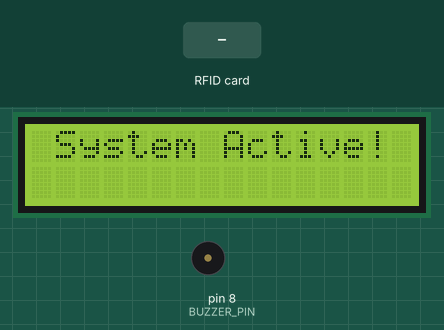
The sketch below on a simulated Arduino Uno, built with avr-gcc and run on an emulated ATmega328P. Parts: 16×2 character LCD, buzzer (waves = sounding, pin HIGH). The test bench sets the inputs (shaded band). Pins used as bus, display or sensor lines are not drawn; what the sketch prints to the serial monitor is not drawn.

Above: at 1.4 s.
1.5 s: RFID card 63 FD 50 27 held to the reader
At 3.0 s:
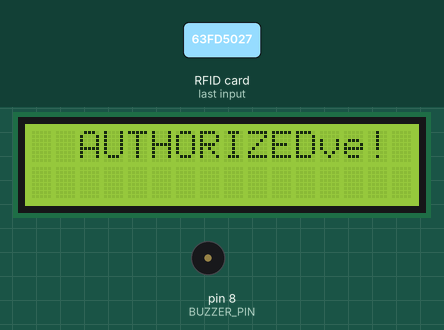
At 5.0 s:
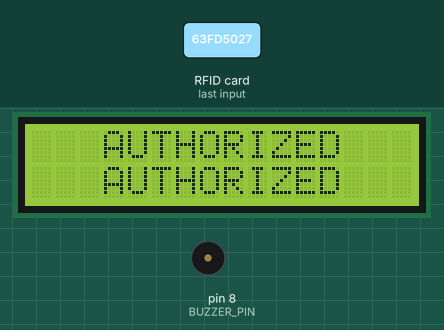
6.1 s: RFID card 73 DB 42 0D held to the reader
At 8.5 s:
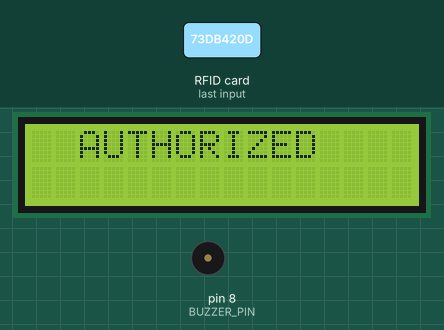
Timing chart, 0 to 10.0 s (numbered marks = the images above; inputs shaded):
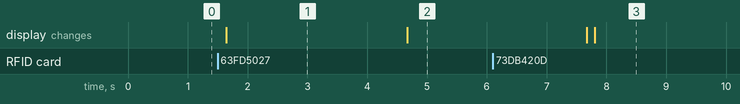

Measured:
- after the input at 1.5 s, the display: changes after 0.15 s (image 1)
- after the input at 6.1 s, the display: first differs from a run without the input after 1.7 s (image 3)
- what the display in image 1 shows lasts 3.1 s, from 1.6 s to 4.7 s

The sketch:

tag.ino
```cpp
#include<SPI.h>
#include<MFRC522.h>
#include <Wire.h>
#include <LiquidCrystal_I2C.h>

LiquidCrystal_I2C lcd(0x27, 16, 2); // set the LCD address to 0x27 for a 16 chars and 2 line display


//creating mfrc522 instance
#define RSTPIN 9
#define SSPIN 10
MFRC522 rc(SSPIN, RSTPIN);
const int BUZZER_PIN = 8;      // PB2


int readsuccess;

/* the following are the UIDs of the card which are authorised
    to know the UID of your card/tag use the example code 'DumpInfo'
    from the library mfrc522 it give the UID of the card as well as
    other information in the card on the serial monitor of the arduino*/

    //byte defcard[4]={0x32,0xD7,0x0F,0x2B}; // if you only want one card
byte defcard[][4]={{0x63,0xFD,0x50,0x27},{0x73,0xDB,0x42,0x0D}}; //for multiple cards
int N=2; //change this to the number of cards/tags you will use
byte readcard[4]; //stores the UID of current tag which is read

void setup() {
Serial.begin(9600);

SPI.begin();
rc.PCD_Init(); //initialize the receiver
rc.PCD_DumpVersionToSerial(); //show details of card reader module

  lcd.init();         // initialize the lcd
  lcd.backlight();    // Turn on the LCD screen backlight

//pinMode(6,OUTPUT); //led for authorised
//pinMode(5,OUTPUT); //led for not authorised

Serial.println(F("the authorised cards are")); //display authorised cards just to demonstrate you may comment this section out
for(int i=0;i<N;i++){
  Serial.print(i+1);
  Serial.print("  ");
    for(int j=0;j<4;j++){
      Serial.print(defcard[i][j],HEX);
      }
      Serial.println("");
     }
Serial.println("");

Serial.println(F("Scan Access Card to see Details"));

pinMode(BUZZER_PIN, OUTPUT);
lcd.init();         // initialize the lcd
lcd.backlight();    // Turn on the LCD screen backlight
lcd.setCursor(1, 0);
lcd.print("System Active!");

}


void loop() {

readsuccess = getid();

if(readsuccess){

  int match=0;

//this is the part where compare the current tag with pre defined tags
  for(int i=0;i<N;i++){
    Serial.print("Testing Against Authorised card no: ");
    Serial.println(i+1);
    if(!memcmp(readcard,defcard[i],4)){
      match++;
      }

  }


   if(match)
      {Serial.println("CARD AUTHORIZED");
      lcd.setCursor(1, 0);
      lcd.print(" AUTHORIZED");
      delay(3000);
      lcd.clear();

      lcd.setCursor(2, 0);
      lcd.print(" AUTHORIZED ");
      lcd.setCursor(2, 1);
      lcd.print(" AUTHORIZED");
      delay(3000);
      lcd.clear();

      }
     else {
      Serial.println("CARD NOT Authorised");
       lcd.setCursor(1, 0);
      lcd.print(" UNAUTHORIZED");
      delay(3000);
      lcd.clear();

      lcd.setCursor(2, 0);
      lcd.print(" UNAUTHORIZED ");
      lcd.setCursor(2, 1);
      lcd.print(" UNAUTHORIZED");
      delay(3000);
      lcd.clear();

      digitalWrite(BUZZER_PIN,  HIGH);
      delay(2000);
      digitalWrite(BUZZER_PIN,  LOW);

      }

  }
}
//function to get the UID of the card
int getid(){
  if(!rc.PICC_IsNewCardPresent()){
    return 0;
  }
  if(!rc.PICC_ReadCardSerial()){
    return 0;
  }


  Serial.println("THE UID OF THE SCANNED CARD IS:");

  for(int i=0;i<4;i++){
    readcard[i]=rc.uid.uidByte[i]; //storing the UID of the tag in readcard
    Serial.print(readcard[i],HEX);

  }
   Serial.println("");
   Serial.println("Now Comparing with Authorised cards");
  rc.PICC_HaltA();

  return 1;
}
```
